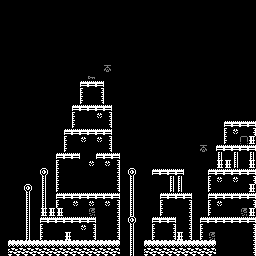

This is a level from a 2D game, rendered from its Tiled map with the project's own tilesets. A one-line summary and the complete map file follow:
An orthogonal 32x32 tile map with 8x8 px tiles, 2 tile layers (backdrop, elements), 2 tilesets.

<map version="1.0" tiledversion="1.0.3" orientation="orthogonal" renderorder="right-down" width="32" height="32" tilewidth="8" tileheight="8" nextobjectid="1">
 <tileset firstgid="1" source="backdrop.tsx" />
 <tileset firstgid="12" source="elements.tsx" />
 <layer name="backdrop" width="32" height="32">
  <data encoding="csv">
1,1,1,1,1,1,1,1,1,1,1,1,1,1,1,1,1,1,1,1,1,1,1,1,1,1,1,1,1,1,1,1,
1,1,1,1,1,1,1,1,1,1,1,1,1,1,1,1,1,1,1,1,1,1,1,1,1,1,1,1,1,1,1,1,
1,1,1,1,1,1,1,1,1,1,1,1,1,1,1,1,1,1,1,1,1,1,1,1,1,1,1,1,1,1,1,1,
1,1,1,1,1,1,1,1,1,1,1,1,1,1,1,1,1,1,1,1,1,1,1,1,1,1,1,1,1,1,1,1,
1,1,1,1,1,1,1,1,1,1,1,1,1,1,1,1,1,1,1,1,1,1,1,1,1,1,1,1,1,1,1,1,
1,1,1,1,1,1,1,1,1,1,1,1,1,1,1,1,1,1,1,1,1,1,1,1,1,1,1,1,1,1,1,1,
1,1,1,1,1,1,1,1,1,1,1,1,1,1,1,1,1,1,1,1,1,1,1,1,1,1,1,1,1,1,1,1,
1,1,1,1,1,1,1,1,1,1,1,1,1,1,1,1,1,1,1,1,1,1,1,1,1,1,1,1,1,1,1,1,
1,1,1,1,1,1,1,1,1,1,1,1,1,1,1,1,1,1,1,1,1,1,1,1,1,1,1,1,1,1,1,1,
1,1,1,1,1,1,1,1,1,1,1,1,1,1,1,1,1,1,1,1,1,1,1,1,1,1,1,1,1,1,1,1,
1,1,1,1,1,1,1,1,1,1,10,10,10,1,1,1,1,1,1,1,1,1,1,1,1,1,1,1,1,1,1,1,
1,1,1,1,1,1,1,1,1,1,3,1,4,1,1,1,1,1,1,1,1,1,1,1,1,1,1,1,1,1,1,1,
1,1,1,1,1,1,1,1,1,1,3,1,4,1,1,1,1,1,1,1,1,1,1,1,1,1,1,1,1,1,1,1,
1,1,1,1,1,1,1,1,1,10,10,10,10,10,1,1,1,1,1,1,1,1,1,1,1,1,1,1,1,1,1,1,
1,1,1,1,1,1,1,1,1,3,1,1,2,4,1,1,1,1,1,1,1,1,1,1,1,1,1,1,1,1,1,1,
1,1,1,1,1,1,1,1,1,3,1,1,1,4,1,1,1,1,1,1,1,1,1,1,1,1,1,1,10,10,10,10,
1,1,1,1,1,1,1,1,10,10,10,10,10,10,1,1,1,1,1,1,1,1,1,1,1,1,1,1,3,2,1,4,
1,1,1,1,1,1,1,1,3,1,2,1,2,4,1,1,1,1,1,1,1,1,1,1,1,1,1,1,3,1,1,9,
1,1,1,1,1,1,1,1,3,1,1,1,1,4,1,1,1,1,1,1,1,1,1,1,1,1,1,10,10,10,10,10,
1,1,1,1,1,1,1,10,10,10,1,1,10,10,10,1,1,1,1,1,1,1,1,1,1,1,1,5,1,5,1,5,
1,1,1,1,1,1,1,3,1,1,1,2,1,2,4,1,1,1,1,1,1,1,1,1,1,1,1,9,9,5,1,9,
1,1,1,1,1,6,1,3,1,1,1,1,1,1,4,1,6,1,1,10,10,10,10,1,1,1,10,10,10,10,10,10,
1,1,1,1,1,5,1,3,1,1,1,1,1,1,4,1,5,1,1,1,1,5,5,1,1,1,3,2,1,2,1,4,
1,1,1,6,1,5,1,3,1,1,1,1,1,1,4,1,5,1,1,1,1,5,5,1,1,1,3,1,1,1,1,9,
1,1,1,5,1,5,1,10,10,10,10,10,10,10,10,1,5,1,1,1,10,10,10,10,1,1,10,10,10,10,10,10,
1,1,1,5,1,5,1,3,1,2,1,2,1,2,4,1,5,1,1,1,3,1,1,4,1,1,3,2,1,1,1,4,
1,1,1,5,1,9,9,9,1,1,1,1,1,1,4,1,5,1,1,1,3,1,1,4,1,1,3,1,1,1,1,9,
1,1,1,5,1,10,10,10,10,10,10,10,1,1,4,1,6,1,1,10,10,10,1,4,1,10,10,10,10,10,10,10,
1,1,1,5,1,3,1,1,1,1,2,4,1,1,4,1,5,1,1,3,1,4,1,4,1,3,1,1,1,1,1,4,
1,1,1,5,1,3,1,1,9,1,1,4,1,1,4,1,5,1,1,3,1,4,9,4,1,3,1,1,1,1,1,4,
1,8,8,8,8,8,8,8,8,8,8,8,8,8,8,1,5,1,8,8,8,8,8,8,8,8,8,1,1,1,1,4,
1,7,7,7,7,7,7,7,7,7,7,7,7,7,7,1,5,1,7,7,7,7,7,7,7,7,7,1,1,1,1,4
</data>
 </layer>
 <layer name="elements" width="32" height="32" opacity="0.48">
  <data encoding="csv">
0,0,0,0,0,0,0,0,0,0,0,0,0,0,0,0,0,0,0,0,0,0,0,0,0,0,0,0,0,0,0,0,
0,0,0,0,0,0,0,0,0,0,0,0,0,0,0,0,0,0,0,0,0,0,0,0,0,0,0,0,0,0,0,0,
0,0,0,0,0,0,0,0,0,0,0,0,0,0,0,0,0,0,0,0,0,0,0,0,0,0,0,0,0,0,0,0,
0,0,0,0,0,0,0,0,0,0,0,0,0,0,0,0,0,0,0,0,0,0,0,0,0,0,0,0,0,0,0,0,
0,0,0,0,0,0,0,0,0,0,0,0,0,0,0,0,0,0,0,0,0,0,0,0,0,0,0,0,0,0,0,0,
0,0,0,0,0,0,0,0,0,0,0,0,0,0,0,0,0,0,0,0,0,0,0,0,0,0,0,0,0,0,0,0,
0,0,0,0,0,0,0,0,0,0,0,0,0,0,0,0,0,0,0,0,0,0,0,0,0,0,0,0,0,0,0,0,
0,0,0,0,0,0,0,0,0,0,0,0,0,0,0,0,0,0,0,0,0,0,0,0,0,0,0,0,0,0,0,0,
0,0,0,0,0,0,0,0,0,0,0,0,0,12,0,0,0,0,0,0,0,0,0,0,0,0,0,0,0,0,0,0,
0,0,0,0,0,0,0,0,0,0,0,14,0,0,0,0,0,0,0,0,0,0,0,0,0,0,0,0,0,0,0,0,
0,0,0,0,0,0,0,0,0,0,0,0,0,0,0,0,0,0,0,0,0,0,0,0,0,0,0,0,0,0,0,0,
0,0,0,0,0,0,0,0,0,0,0,0,0,0,0,0,0,0,0,0,0,0,0,0,0,0,0,0,0,0,0,0,
0,0,0,0,0,0,0,0,0,0,0,0,0,0,0,0,0,0,0,0,0,0,0,0,0,0,0,0,0,0,0,0,
0,0,0,0,0,0,0,0,0,0,0,0,0,0,0,0,0,0,0,0,0,0,0,0,0,0,0,0,0,0,0,0,
0,0,0,0,0,0,0,0,0,0,0,0,0,0,0,0,0,0,0,0,0,0,0,0,0,0,0,0,0,0,0,0,
0,0,0,0,0,0,0,0,0,0,0,0,0,0,0,0,0,0,0,0,0,0,0,0,0,0,0,0,0,0,0,0,
0,0,0,0,0,0,0,0,0,0,0,0,0,0,0,0,0,0,0,0,0,0,0,0,0,0,0,0,0,0,0,0,
0,0,0,0,0,0,0,0,0,0,0,0,0,0,0,0,0,0,0,0,0,0,0,0,0,0,0,0,0,0,15,0,
0,0,0,0,0,0,0,0,0,0,0,0,0,0,0,0,0,0,0,0,0,0,0,0,0,12,0,0,0,0,0,0,
0,0,0,0,0,0,0,0,0,0,0,0,0,0,0,0,0,0,0,0,0,0,0,0,0,0,0,0,0,0,0,0,
0,0,0,0,0,0,0,0,0,0,0,0,0,0,0,0,0,0,0,0,0,0,0,0,0,0,0,0,0,0,0,0,
0,0,0,0,0,0,0,0,0,0,0,0,0,0,0,0,0,0,0,0,0,0,0,0,0,0,0,0,0,0,0,0,
0,0,0,0,0,0,0,0,0,0,0,0,0,0,0,0,0,0,0,0,0,0,0,0,0,0,0,0,0,0,0,0,
0,0,0,0,0,0,0,0,0,0,0,0,0,0,0,0,0,0,0,0,0,0,0,0,0,0,0,0,0,0,0,0,
0,0,0,0,0,0,0,0,0,0,0,0,0,0,0,0,0,0,0,0,0,0,0,0,0,0,0,0,0,0,0,0,
0,0,0,0,0,0,0,0,0,0,0,0,0,0,0,0,0,0,0,0,0,0,0,0,0,0,0,0,0,0,0,0,
0,0,0,0,0,0,0,0,0,0,0,13,0,0,0,0,0,0,0,0,0,0,0,0,0,0,0,0,0,0,13,0,
0,0,0,0,0,0,0,0,0,0,0,0,0,0,0,0,0,0,0,0,0,0,0,0,0,0,0,0,0,0,0,0,
0,0,0,0,0,0,0,0,0,0,0,0,0,0,0,0,0,0,0,0,0,0,0,0,0,0,0,0,0,0,0,0,
0,0,0,0,0,0,0,0,0,0,0,0,0,0,0,0,0,0,0,0,0,0,0,0,0,0,13,0,0,0,0,0,
0,0,0,0,0,0,0,0,0,0,0,0,0,0,0,0,0,0,0,0,0,0,0,0,0,0,0,0,0,0,0,0,
0,0,0,0,0,0,0,0,0,0,0,0,0,0,0,0,0,0,0,0,0,0,0,0,0,0,0,0,0,0,0,0
</data>
 </layer>
</map>